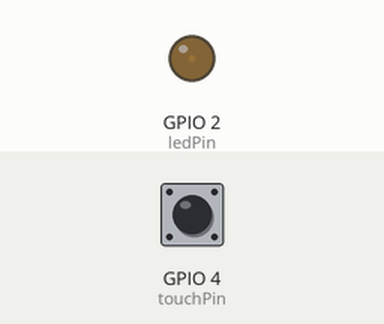
Simulated run of this sketch. Board: ESP32. Shown: output pins drawn as LEDs (lit = HIGH). The test bench sets the inputs (shaded band); at power-on: GPIO 4 (touchPin) HIGH. What the sketch prints to the serial monitor is not drawn.

Above: at 0.05 s.
At 1.3 s:
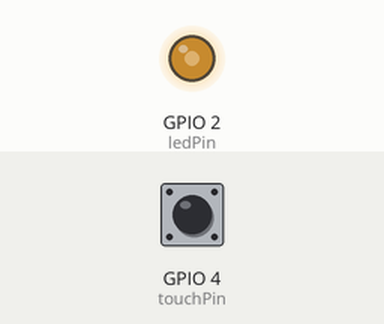
At 2.25 s:
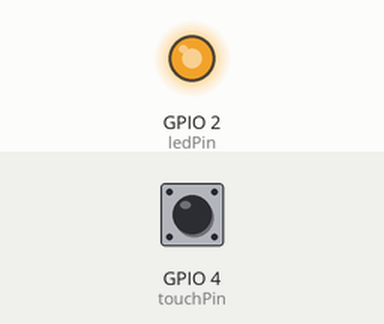
At 4.45 s:
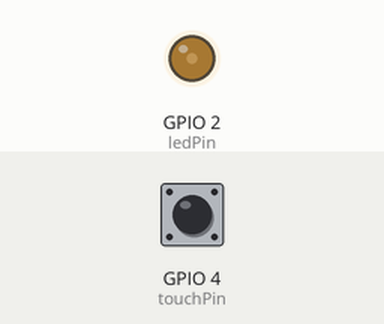
Timing chart, 0 to 6.7 s (numbered marks = the images above):
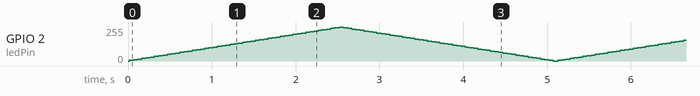

The sketch:

ex05.ino
```cpp
const int touchPin = 4;
const int ledPin = 2;

int speedLevel = 1;

bool isTouching = false;
bool lastIsTouching = false;
const int THRESHOLD = 500;
unsigned long lastDebounceTime = 0;
const unsigned long DEBOUNCE_DELAY = 80;

int brightness = 0;
int fadeAmount = 5;

void setup() {
  Serial.begin(115200);
  pinMode(ledPin, OUTPUT);
  analogWrite(ledPin, 0);

  Serial.println("=================================");
  Serial.println("  多档位触摸调速呼吸灯");
  Serial.println("  触摸 GPIO4 切换速度档位");
  Serial.println("  1慢 → 2中 → 3快 → 1慢 ...");
  Serial.println("=================================");
  printCurrentStatus();
}

void loop() {
  // ===== 1. 读取触摸状态 =====
  int touchValue = touchRead(touchPin);
  isTouching = (touchValue < THRESHOLD);

  if (isTouching && !lastIsTouching) {
    // 检查防抖时间
    if (millis() - lastDebounceTime > DEBOUNCE_DELAY) {
      // ===== 有效触摸！切换档位 =====
      speedLevel++;
      if (speedLevel > 3) {
        speedLevel = 1;
      }

      // 串口输出切换信息
      Serial.println("┌──────────────────────────┐");
      Serial.print("│  ★ 触摸触发！切换至档位 ");
      Serial.print(speedLevel);
      Serial.print(" (");
      if (speedLevel == 1) Serial.print("慢速");
      else if (speedLevel == 2) Serial.print("中速");
      else if (speedLevel == 3) Serial.print("快速");
      Serial.println(")  │");
      Serial.println("└──────────────────────────┘");

      lastDebounceTime = millis();
    }
  }

  // ===== 3. 更新上一次触摸状态 =====
  lastIsTouching = isTouching;

  // ===== 4. 呼吸灯更新 =====
  brightness += fadeAmount;
  if (brightness >= 255 || brightness <= 0) {
    fadeAmount = -fadeAmount;
    if (brightness > 255) brightness = 255;
    if (brightness < 0) brightness = 0;
  }
  analogWrite(ledPin, brightness);

  // ===== 5. 根据档位控制速度 =====
  int delayTime;
  switch (speedLevel) {
    case 1:  delayTime = 50; break;   // 慢速：约5秒一个呼吸周期
    case 2:  delayTime = 20; break;   // 中速：约2秒一个呼吸周期
    case 3:  delayTime = 5;  break;   // 快速：约0.5秒一个呼吸周期
    default: delayTime = 20; break;
  }

  static unsigned long lastPrintTime = 0;
  if (millis() - lastPrintTime > 1000) {
    lastPrintTime = millis();
    printCurrentStatus();
  }

  delay(delayTime);
}

void printCurrentStatus() {
  Serial.print("📊 档位: ");
  Serial.print(speedLevel);
  Serial.print(" (");
  if (speedLevel == 1) Serial.print("慢速");
  else if (speedLevel == 2) Serial.print("中速");
  else if (speedLevel == 3) Serial.print("快速");
  Serial.print(")  |  触摸状态: ");
  Serial.println(isTouching ? "✅ 触摸中" : "❌ 未触摸");
}
```
